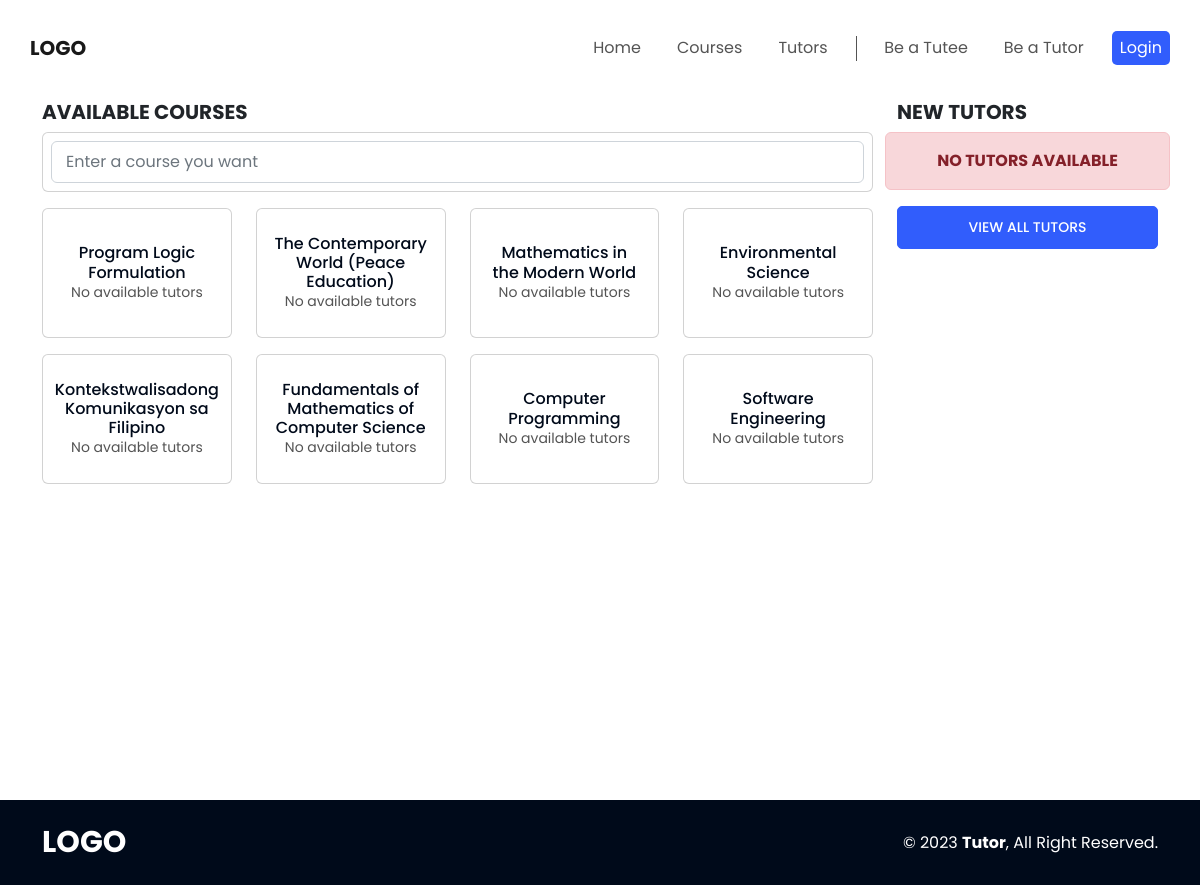
/courses.php, run on the app's committed database.
### tables this page shows
CREATE TABLE `courses` (
  `id` int(11) NOT NULL,
  `course_name` varchar(255) NOT NULL,
  `course_code` varchar(255) NOT NULL
);

### courses.php (the view, shortened to what this page needs)
<?php
    include('header.php');
?>
    <section class="c_course-banner-wrap sec-pad">
        <div class="container">
            <div class="c_course-sub-wrap">
                <div class="row">
                    <div class="col-lg-9 c_course-left-wrap">
                        <div class="c_course-left-nav-wrap">
                            <h5 class="fw-bold">AVAILABLE COURSES</h5>
                            <nav class="card p-2 mb-3">
                                <div class="row">
                                    <div class="col-12">
                                        <div class="c_course-left-nav-search-wrap">
                                            <input type="text" class="form-control" id="searchCourse" aria-describedby="emailHelp" placeholder="Enter a course you want">
                                        </div>
                                    </div>
                                </div>
                            </nav>
                        </div>
                        <div class="row" id="courses_list-wrap">
                        <?php
                        $get_courses = mysqli_query($db, "SELECT * FROM courses");
                        if(mysqli_num_rows($get_courses) > 0)
                        {
                            while($course = mysqli_fetch_assoc($get_courses))
                            {
                        ?>
                                <div class="col-lg-3 c_course-card-wrap mb-3">
                                    <a href="tutors-list.php?course=<?=$course['course_code']?>">
                                        <div class="card c_course-card">
                                            <div class="card-body text-center">
                                                <div class="c_course-card-title-wrap">
                                                    <h6 class="mb-0"><?=$course['course_name']?></h6>
                                                    <?php
                                                    $query = mysqli_query($db, "SELECT tutor_id, course_name FROM schedules WHERE course_name = '".$course['course_code']."' AND status = 'Active' GROUP BY tutor_id, course_name");
                                                    $courses = mysqli_num_rows($query);
                                                    if ($courses > 0) {
                                                    ?>
                                                        <p class="mb-0 c_course-card-tutors"><?=$courses?> Available Tutors</p>
                                                    <?php
                                                    } else {
                                                    ?>
                                                        <p class="mb-0 c_course-card-tutors">No available tutors</p>
                                                    <?php
                                                    }
                                                    ?>
                                                </div>
                                            </div>
                                        </div>
                                    </a>
                                </div>
                        <?php
                            }
                        }
                        else
                        {
                        ?>
                            <div class="c_course-left-content-wrap">
                                <span class="alert alert-danger d-flex align-items-center justify-content-center fw-bold">NO COURSES AVAILABLE</span>
                            </div>
                        <?php
                        }
                        ?>
                        </div>
                    </div>
                    <div class="col-lg-3 c_course-right-wrap">
                        <div class="c_course-right-inner-wrap">
                            <h5 class="fw-bold">NEW TUTORS</h5>
                                <div class="row">
                                    <?php
                                    $query = mysqli_query($db, "SELECT * FROM tutors WHERE status='Yes' LIMIT 3");
                                    if(mysqli_num_rows($query) > 0) {
                                        while($tutor = mysqli_fetch_array($query)) {
                                    ?>
                                    <div class="col-md-6 col-lg-12">
                                        <div class="card mb-2 tutor_new-add">
                                            <a href="tutor-profile.php?id=<?=$tutor['u_id']?>" class="p-1">
                                                <div class="c_course-right-main-wrap d-flex align-items-start gap-2">
                                                    <?php
                                                    if(empty($row['dp']))
                                                    {
                                                    ?>
                                                    <img class="img-thumbnail" src="images/DEFAULT/user_icon.png" style="height: 80px; width:30%; object-fit:cover;" alt="">
                                                    <?php
                                                    }
                                                    else
                                                    {
                                                    ?>
                                                    <img class="img-thumbnail" src="uploads/tutors/<?=$tutor['dp']?>" style="height: 80px; width:30%; object-fit:cover;" alt="">
                                                    <?php
                                                    }
                                                    ?>
                                                    <div>
                                                        <h6 class="mb-0 fw-semibold"><?=$tutor['f_name']." ".$tutor['l_name']?></h6>
                                                        <p class="mb-0" style="font-size: 14px;"><?=$tutor['course']."-".$tutor['y_lvl']?></p>
                                                    </div>
                                                </div>
                                            </a>
                                        </div>
                                    </div>
                                    <?php
                                        }
                                    } else {
                                    ?>
                                    <span class="alert alert-danger d-flex align-items-center justify-content-center fw-bold">NO TUTORS AVAILABLE</span>
                                    <?php
                                    }
                                    ?>
                                </div>
                            <div class="c_course-right-btn-wrap">
                                <a href="tutors.php" class=" c-btn c-btn-primary c-btn-inline c-btn-sm">VIEW ALL TUTORS</a>
                            </div>
                        </div>
                    </div>
                </div>
            </div>
        </div>
    </section>
<?php
    include('footer.php');
?>

### data on the page
courses: course_name "Program Logic Formulation"
courses: course_name "The Contemporary World (Peace Education)"
courses: course_name "Mathematics in the Modern World"
courses: course_name "Environmental Science"
courses: course_name "Kontekstwalisadong Komunikasyon sa Filipino"
courses: course_name "Fundamentals of Mathematics of Computer Science"
courses: course_name "Computer Programming"
courses: course_name "Software Engineering"
